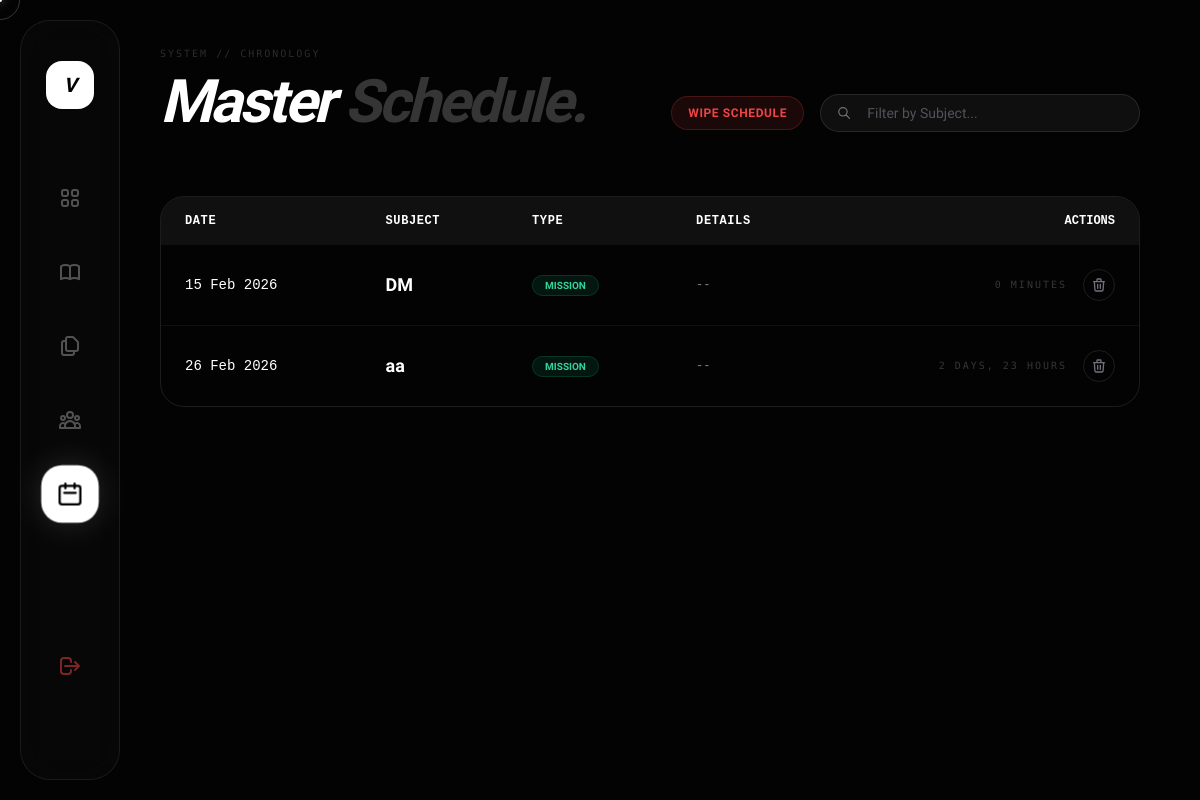
The app's page /datesheet/ (signed in), older data.
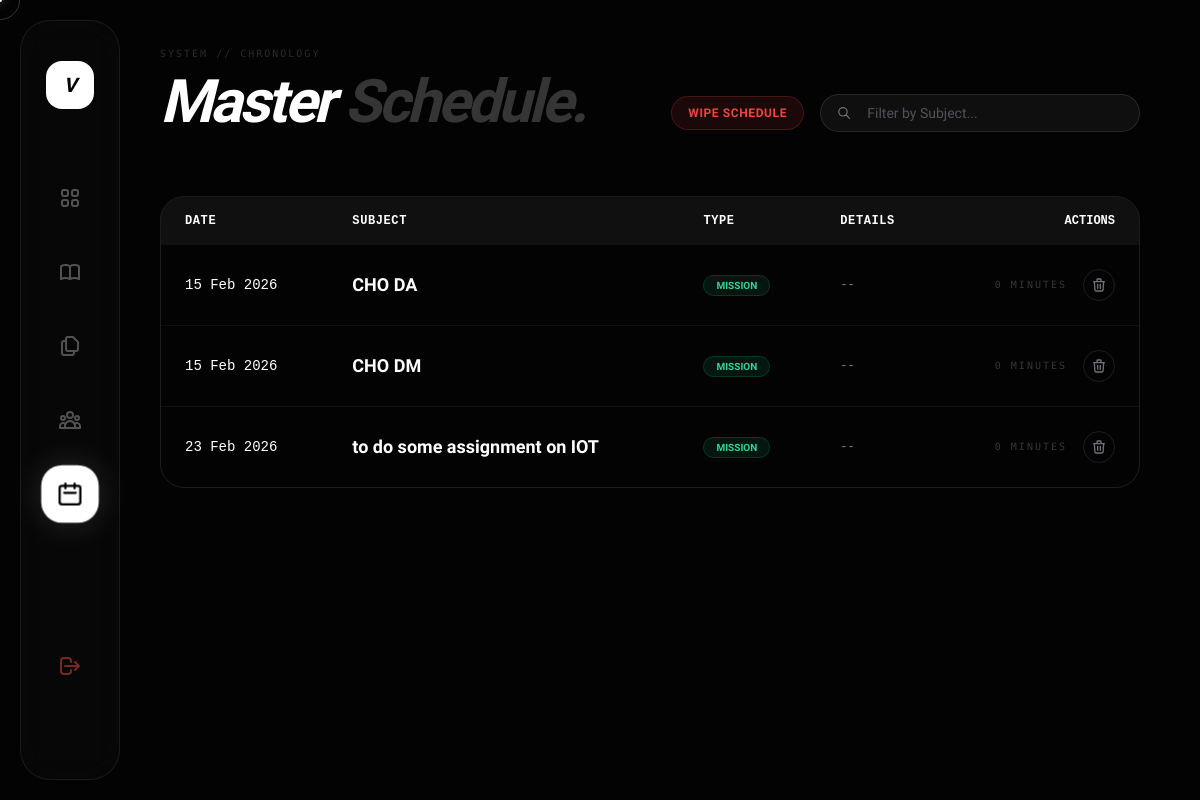
The same page, newer data.
### core/models.py (models this page shows, shortened)
class Exam(models.Model):
    user = models.ForeignKey(User, on_delete=models.CASCADE)
    subject = models.CharField(max_length=200)
    date = models.DateTimeField()
    is_datesheet_entry = models.BooleanField(default=False)
    details = models.CharField(max_length=200, blank=True, null=True)

### core/views.py (the view)
# urls.py: path('datesheet/', views.datesheet_hub, name='datesheet_hub'),
@login_required(login_url='signin')
def datesheet_hub(request):
    search_query = request.GET.get('q', '')
    exams = Exam.objects.filter(user=request.user).order_by('date')
    if search_query: exams = exams.filter(subject__icontains=search_query)
    context = {'exams': exams, 'search_query': search_query, 'online_count': Profile.objects.filter(last_seen__gte=timezone.now() - timezone.timedelta(minutes=5)).exclude(user=request.user).count()}
    return render(request, 'datesheet.html', context)

### core/templates/datesheet.html (shortened to what the changed rows need)
<!DOCTYPE html>
<html lang="en">
<head>
    <script src="https://cdn.tailwindcss.com"></script>
</head>
<body>
    <main class="main-container">
        <header class="flex justify-between items-end mb-16">
            <div>
                <h1 class="text-6xl font-black italic tracking-tighter mt-2">Master <span class="text-white/20">Schedule.</span></h1>
            </div>
        </header>
        {% if exams %}
            <div class="overflow-x-auto rounded-3xl border border-white/10">
                <table class="w-full text-left text-sm text-zinc-400">
                    <thead class="bg-white/5 uppercase font-mono text-xs text-white">
                        <tr>
                            <th scope="col" class="px-6 py-4 font-bold tracking-wider">Date</th>
                            <th scope="col" class="px-6 py-4 font-bold tracking-wider">Subject</th>
                            <th scope="col" class="px-6 py-4 font-bold tracking-wider">Type</th>
                            <th scope="col" class="px-6 py-4 font-bold tracking-wider">Details</th>
                            <th scope="col" class="px-6 py-4 text-right">Actions</th>
                        </tr>
                    </thead>
                    <tbody class="divide-y divide-white/5">
                        {% for exam in exams %}
                        <tr class="hover:bg-white/5 transition-colors group">
                            <td class="px-6 py-6 font-mono text-white whitespace-nowrap">
                                {{ exam.date|date:"d M Y" }}
                            </td>
                            <td class="px-6 py-6 font-bold text-lg text-white">
                                {{ exam.subject }}
                            </td>
                            <td class="px-6 py-6">
                                {% if exam.is_datesheet_entry %}
                                    <span class="px-3 py-1 bg-purple-500/10 text-purple-400 rounded-full text-[10px] font-bold border border-purple-500/20">UNIVERSITY</span>
                                {% else %}
                                    <span class="px-3 py-1 bg-emerald-500/10 text-emerald-400 rounded-full text-[10px] font-bold border border-emerald-500/20">MISSION</span>
                                {% endif %}
                            </td>
                            <td class="px-6 py-6 font-mono text-xs text-white/50">
                                {{ exam.details|default:"--" }}
                            </td>
                            <td class="px-6 py-6 text-right flex justify-end items-center gap-4">
                                <span class="mono-tag opacity-50">{{ exam.date|timeuntil }}</span>
                                <a href="{% url 'delete_exam' exam.id %}"
                                   class="w-8 h-8 rounded-full border border-white/10 flex items-center justify-center text-zinc-500 hover:bg-red-500 hover:border-red-500 hover:text-white transition-all"
                                   onclick="return confirm('Remove this exam?');">
                                    <svg class="w-4 h-4" fill="none" stroke="currentColor" viewBox="0 0 24 24"><path stroke-linecap="round" stroke-linejoin="round" stroke-width="2" d="M19 7l-.867 12.142A2 2 0 0116.138 21H7.862a2 2 0 01-1.995-1.858L5 7m5 4v6m4-6v6m1-10V4a1 1 0 00-1-1h-4a1 1 0 00-1 1v3M4 7h16"/></svg>
                                </a>
                            </td>
                        </tr>
                        {% endfor %}
                    </tbody>
                </table>
            </div>
        {% else %}
            <div class="flex flex-col items-center justify-center h-[50vh] text-center opacity-50">
                <h2 class="text-2xl font-bold">Timeline Clear</h2>
                <p class="mono-tag mt-2">Upload a datesheet or create missions to populate.</p>
            </div>
        {% endif %}
    </main>
</body>
</html>

Row changes from the older to the newer data that the page shows:
removed Exam: date "15 Feb 2026", subject "DM", is_datesheet_entry "MISSION", details "--", date "0 MINUTES"
removed Exam: date "26 Feb 2026", subject "aa", is_datesheet_entry "MISSION", details "--", date "2 DAYS, 23 HOURS"
added Exam: date "15 Feb 2026", subject "CHO DA", is_datesheet_entry "MISSION", details "--", date "0 MINUTES"
added Exam: date "15 Feb 2026", subject "CHO DM", is_datesheet_entry "MISSION", details "--", date "0 MINUTES"
added Exam: date "23 Feb 2026", subject "to do some assignment on IOT", is_datesheet_entry "MISSION", details "--", date "0 MINUTES"
